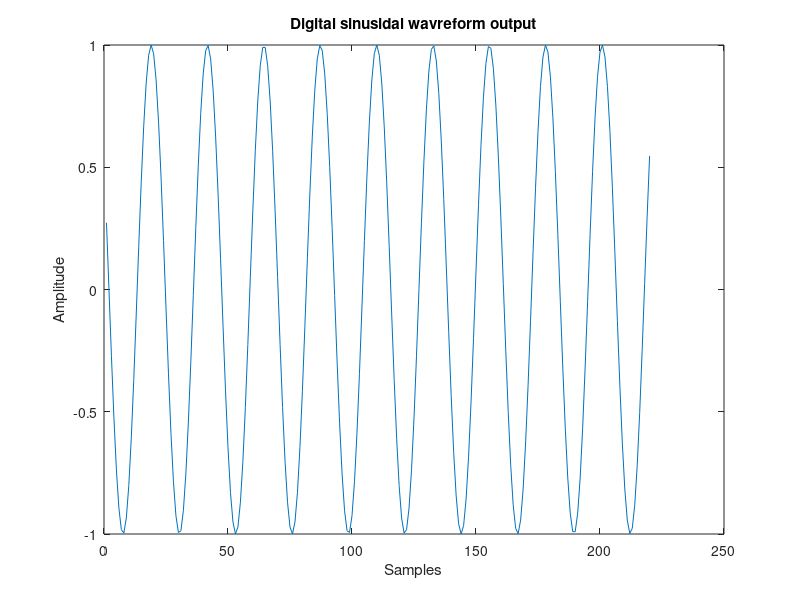

Here is the MATLAB script that generated this plot:
clc,
clear,
close all
% Group 04
% Qingyu Zhang <vn22984@bristol.ac.uk>
% Shuran Yang  <rw22242@bristol.ac.uk>
% Ruilong Liu  <hx22195@bristol.ac.uk>

%frequency
F0 = 440;
Fs = 10e3;
%signal amplitude
A = 1;
%damping factor
r = 1;
SAMPLES = floor(Fs / F0);
omiga = 2* pi * F0 / Fs;

%coefficients
a1 = r * cos (omiga);
a2 = r * r;

%initialize ysin
yout = [A * sin(omiga), 0];
for i =3:1:10* SAMPLES
    y_temp = 2 * a1 * yout(1,i-1) - a2 * yout(1,i-2);
    yout = [yout(1,:), y_temp];
end

plot(yout)
xlabel('Samples');
ylabel('Amplitude');
title('Digital sinusidal wavreform output');
